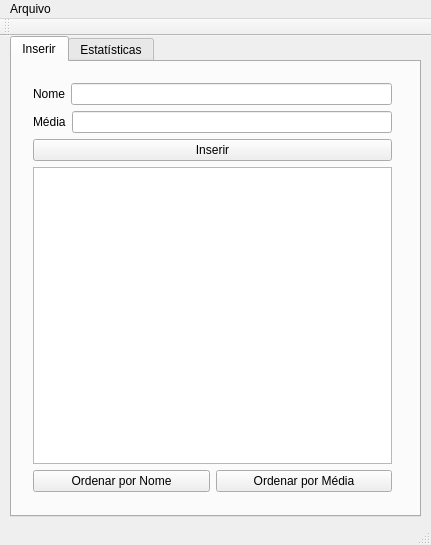
<?xml version="1.0" encoding="UTF-8"?>
<ui version="4.0">
 <class>MainWindow</class>
 <widget class="QMainWindow" name="MainWindow">
  <property name="geometry">
   <rect>
    <x>0</x>
    <y>0</y>
    <width>431</width>
    <height>545</height>
   </rect>
  </property>
  <property name="windowTitle">
   <string>MainWindow</string>
  </property>
  <widget class="QWidget" name="centralWidget">
   <widget class="QTabWidget" name="tabWidget">
    <property name="geometry">
     <rect>
      <x>10</x>
      <y>0</y>
      <width>411</width>
      <height>481</height>
     </rect>
    </property>
    <property name="currentIndex">
     <number>0</number>
    </property>
    <widget class="QWidget" name="tab">
     <attribute name="title">
      <string>Inserir</string>
     </attribute>
     <widget class="QWidget" name="layoutWidget">
      <property name="geometry">
       <rect>
        <x>10</x>
        <y>10</y>
        <width>381</width>
        <height>431</height>
       </rect>
      </property>
      <layout class="QVBoxLayout" name="verticalLayout_3">
       <item>
        <layout class="QVBoxLayout" name="verticalLayout_2">
         <item>
          <layout class="QVBoxLayout" name="verticalLayout">
           <item>
            <layout class="QHBoxLayout" name="horizontalLayout">
             <item>
              <widget class="QLabel" name="label">
               <property name="text">
                <string>Nome</string>
               </property>
              </widget>
             </item>
             <item>
              <widget class="QLineEdit" name="entradaNome"/>
             </item>
            </layout>
           </item>
           <item>
            <layout class="QHBoxLayout" name="horizontalLayout_2">
             <item>
              <widget class="QLabel" name="label_2">
               <property name="text">
                <string>Média</string>
               </property>
              </widget>
             </item>
             <item>
              <widget class="QLineEdit" name="entradaMedia"/>
             </item>
            </layout>
           </item>
          </layout>
         </item>
         <item>
          <widget class="QPushButton" name="btnInserir">
           <property name="maximumSize">
            <size>
             <width>377</width>
             <height>23</height>
            </size>
           </property>
           <property name="text">
            <string>Inserir</string>
           </property>
          </widget>
         </item>
        </layout>
       </item>
       <item>
        <widget class="QTableWidget" name="tabelaDados">
         <property name="maximumSize">
          <size>
           <width>16777191</width>
           <height>16777215</height>
          </size>
         </property>
         <attribute name="horizontalHeaderVisible">
          <bool>false</bool>
         </attribute>
         <attribute name="horizontalHeaderStretchLastSection">
          <bool>true</bool>
         </attribute>
         <attribute name="verticalHeaderStretchLastSection">
          <bool>false</bool>
         </attribute>
         <column>
          <property name="text">
           <string>Nome</string>
          </property>
         </column>
         <column>
          <property name="text">
           <string>Média</string>
          </property>
         </column>
         <column>
          <property name="text">
           <string>Situação</string>
          </property>
         </column>
        </widget>
       </item>
       <item>
        <layout class="QHBoxLayout" name="horizontalLayout_3">
         <item>
          <widget class="QPushButton" name="btnOrdenarNome">
           <property name="text">
            <string>Ordenar por Nome</string>
           </property>
          </widget>
         </item>
         <item>
          <widget class="QPushButton" name="btnOrdenarMedia">
           <property name="text">
            <string>Ordenar por Média</string>
           </property>
          </widget>
         </item>
        </layout>
       </item>
      </layout>
     </widget>
    </widget>
    <widget class="QWidget" name="tab_2">
     <attribute name="title">
      <string>Estatísticas</string>
     </attribute>
     <widget class="QGroupBox" name="groupBox">
      <property name="geometry">
       <rect>
        <x>10</x>
        <y>20</y>
        <width>381</width>
        <height>91</height>
       </rect>
      </property>
      <property name="title">
       <string>Média da turma</string>
      </property>
      <widget class="QLabel" name="mediaTurma">
       <property name="geometry">
        <rect>
         <x>0</x>
         <y>20</y>
         <width>371</width>
         <height>71</height>
        </rect>
       </property>
       <property name="font">
        <font>
         <pointsize>27</pointsize>
        </font>
       </property>
       <property name="text">
        <string/>
       </property>
       <property name="alignment">
        <set>Qt::AlignRight|Qt::AlignTrailing|Qt::AlignVCenter</set>
       </property>
      </widget>
     </widget>
     <widget class="QGroupBox" name="groupBox_2">
      <property name="geometry">
       <rect>
        <x>10</x>
        <y>120</y>
        <width>381</width>
        <height>101</height>
       </rect>
      </property>
      <property name="title">
       <string>Maior média</string>
      </property>
      <widget class="QLabel" name="maiorMedia">
       <property name="geometry">
        <rect>
         <x>0</x>
         <y>20</y>
         <width>381</width>
         <height>81</height>
        </rect>
       </property>
       <property name="font">
        <font>
         <pointsize>27</pointsize>
        </font>
       </property>
       <property name="text">
        <string/>
       </property>
       <property name="alignment">
        <set>Qt::AlignRight|Qt::AlignTrailing|Qt::AlignVCenter</set>
       </property>
      </widget>
     </widget>
     <widget class="QGroupBox" name="groupBox_3">
      <property name="geometry">
       <rect>
        <x>10</x>
        <y>240</y>
        <width>381</width>
        <height>101</height>
       </rect>
      </property>
      <property name="title">
       <string>Menor média</string>
      </property>
      <widget class="QLabel" name="menorMedia">
       <property name="geometry">
        <rect>
         <x>0</x>
         <y>20</y>
         <width>381</width>
         <height>81</height>
        </rect>
       </property>
       <property name="font">
        <font>
         <pointsize>27</pointsize>
        </font>
       </property>
       <property name="text">
        <string/>
       </property>
       <property name="alignment">
        <set>Qt::AlignRight|Qt::AlignTrailing|Qt::AlignVCenter</set>
       </property>
      </widget>
     </widget>
    </widget>
   </widget>
  </widget>
  <widget class="QMenuBar" name="menuBar">
   <property name="geometry">
    <rect>
     <x>0</x>
     <y>0</y>
     <width>431</width>
     <height>22</height>
    </rect>
   </property>
   <widget class="QMenu" name="menuArquivo">
    <property name="title">
     <string>Arquivo</string>
    </property>
    <addaction name="actionSalvar"/>
    <addaction name="actionCarregar"/>
    <addaction name="actionRemover"/>
   </widget>
   <addaction name="menuArquivo"/>
  </widget>
  <widget class="QToolBar" name="mainToolBar">
   <attribute name="toolBarArea">
    <enum>TopToolBarArea</enum>
   </attribute>
   <attribute name="toolBarBreak">
    <bool>false</bool>
   </attribute>
  </widget>
  <widget class="QStatusBar" name="statusBar"/>
  <action name="actionSalvar">
   <property name="text">
    <string>Salvar</string>
   </property>
  </action>
  <action name="actionCarregar">
   <property name="text">
    <string>Carregar</string>
   </property>
  </action>
  <action name="actionRemover">
   <property name="text">
    <string>Remover</string>
   </property>
  </action>
 </widget>
 <layoutdefault spacing="6" margin="11"/>
 <tabstops>
  <tabstop>entradaNome</tabstop>
  <tabstop>entradaMedia</tabstop>
  <tabstop>tabWidget</tabstop>
  <tabstop>btnInserir</tabstop>
  <tabstop>tabelaDados</tabstop>
 </tabstops>
 <resources/>
 <connections/>
</ui>
